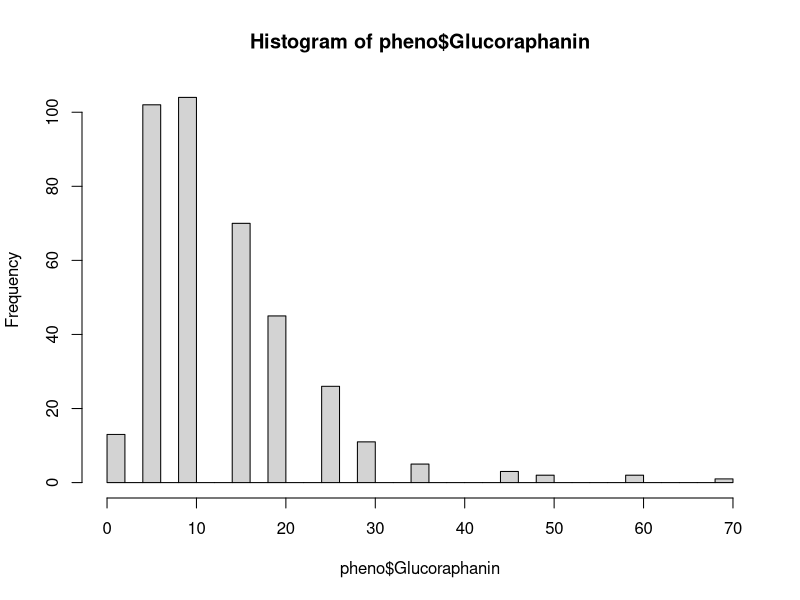
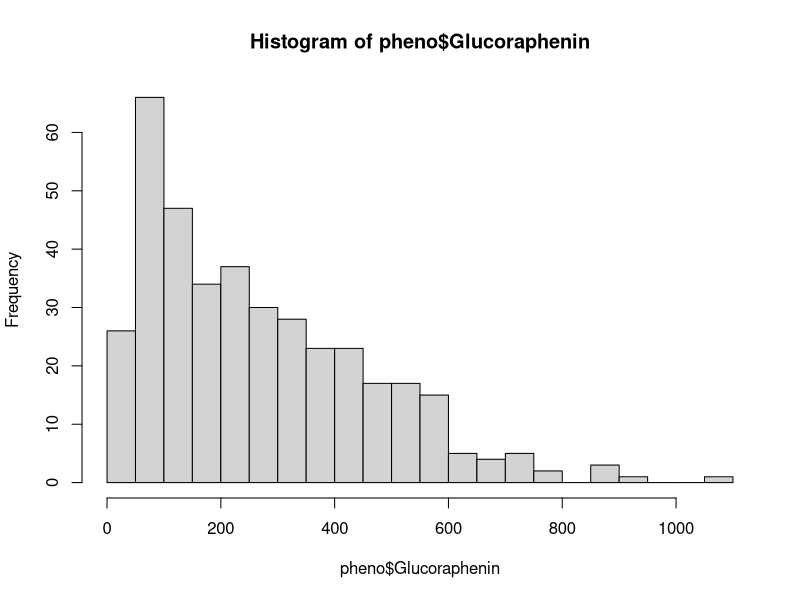
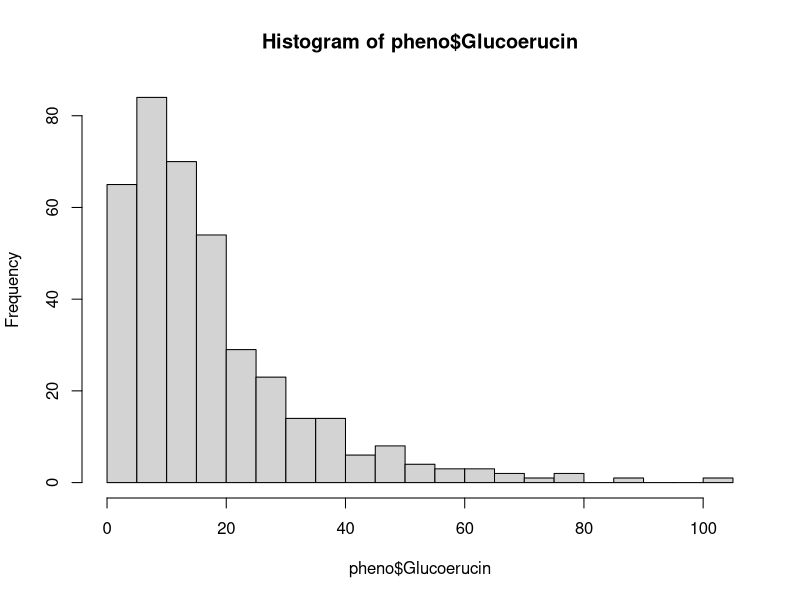
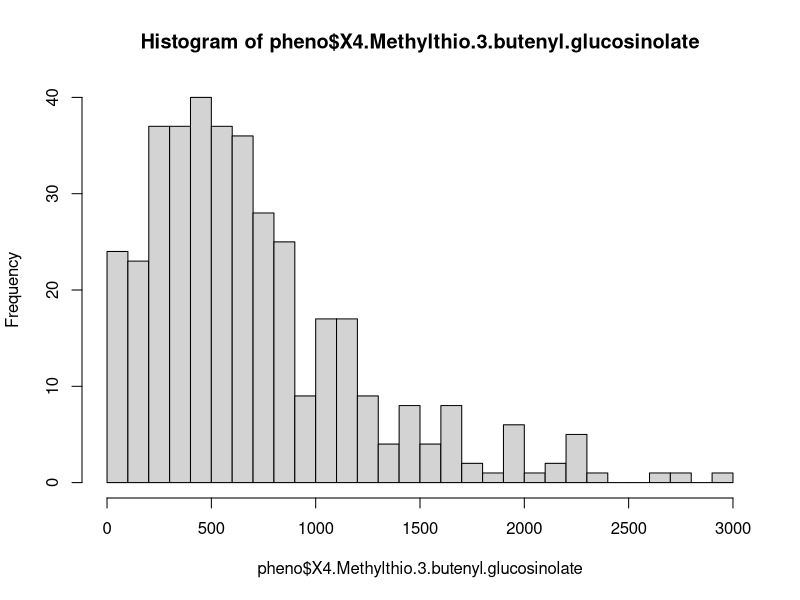
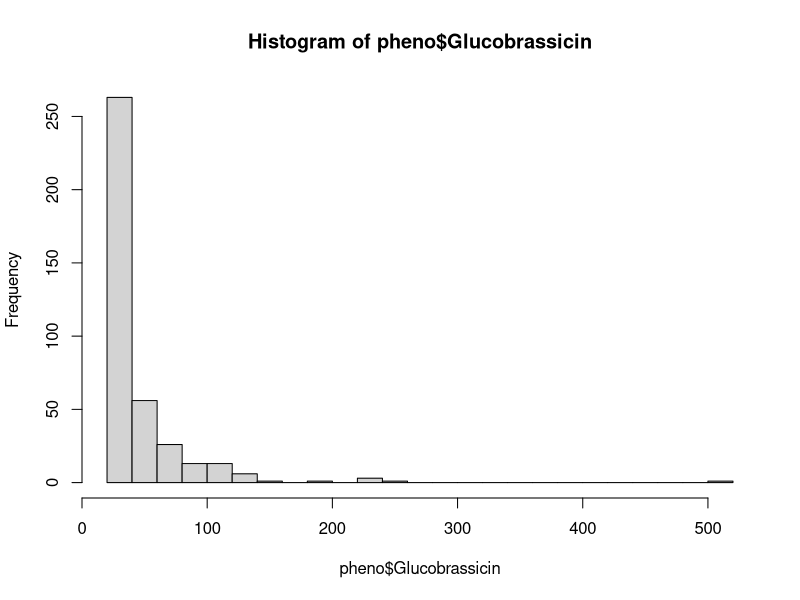
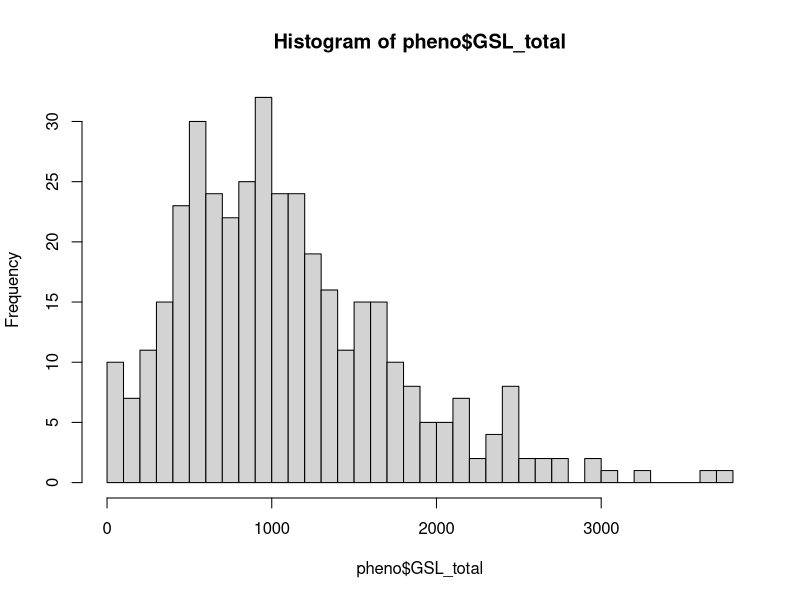

Write the R code that produced these figures, in order.
## ---- chunk 1
pheno <- read.csv('Radish_Phenotype_Data.csv')
hist(pheno$Glucoraphanin, breaks=30)
hist(pheno$Glucoraphenin, breaks=30)
hist(pheno$Glucoerucin, breaks=30)
hist(pheno$X4.Methylthio.3.butenyl.glucosinolate, breaks=30)
hist(pheno$Glucobrassicin, breaks=30)
hist(pheno$GSL_total, breaks=30)

## ---- chunk 2
#| echo: false
2 * 2
